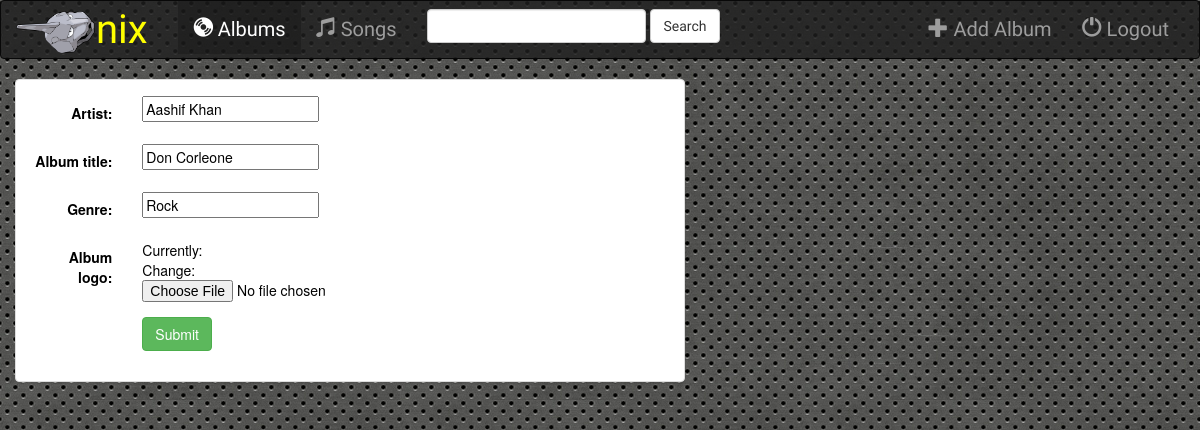
Page /music/album/1/ on the committed database.
### music/models.py (models this page shows, shortened)
class Album(models.Model):
    artist = models.CharField(max_length=250)
    album_title = models.CharField(max_length=500)
    genre = models.CharField(max_length=100)
    album_logo = models.FileField()

### music/views.py (the view)
# urls.py: url(r'^album/(?P<pk>[0-9]+)/$', views.AlbumUpdate.as_view(), name = 'album-update'),
class AlbumUpdate(UpdateView):
    model = Album
    fields = ['artist', 'album_title', 'genre', 'album_logo']

### music/templates/music/album_form.html (shortened to what this page needs)
{% extends "music/base.html" %}
{% block body %}
  <div class="container-fluid">
    <div class="row">
      <div class="col sm-12 col-md-7">
        <div class="panel panel-default">
          <div class="panel-body">
            <form class="form-horizontal" action="#" method="post" enctype="multipart/form-data">
              {% include "music/form-template.html" %}
              <div class="form-group">
                <div class="col-sm-offset-2 col-sm-10">
                  <button type="submit" class="btn btn-success" name="button">Submit</button>
                </div>
              </div>
            </form>
          </div>
        </div>
      </div>
    </div>
  </div>
{% endblock %}

### music/templates/music/form-template.html (shortened to what this page needs)
{% for field in form %}
  <div class="form-group">
    <div class="col-sm-offset-2 col-sm-10" id = "add_album_form">
    </div>
    <label for="" class="control-label col-sm-2">{{field.label_tag}}</label>
    <div class="col-sm-10">{{field}}</div>
  </div>
{% endfor %}

### music/static/music/style.css (style rules this page uses)
body { background: url('images/background.jpg'); color: white; }
a { color: white; }
.form-group { color: black; }

### rows in the picture
Album: form "Aashif Khan" "Don Corleone" "Rock"

### other values in the picture
{{ field.label_tag }} "Artist:" "Album title:" "Genre:" "Album logo:"
